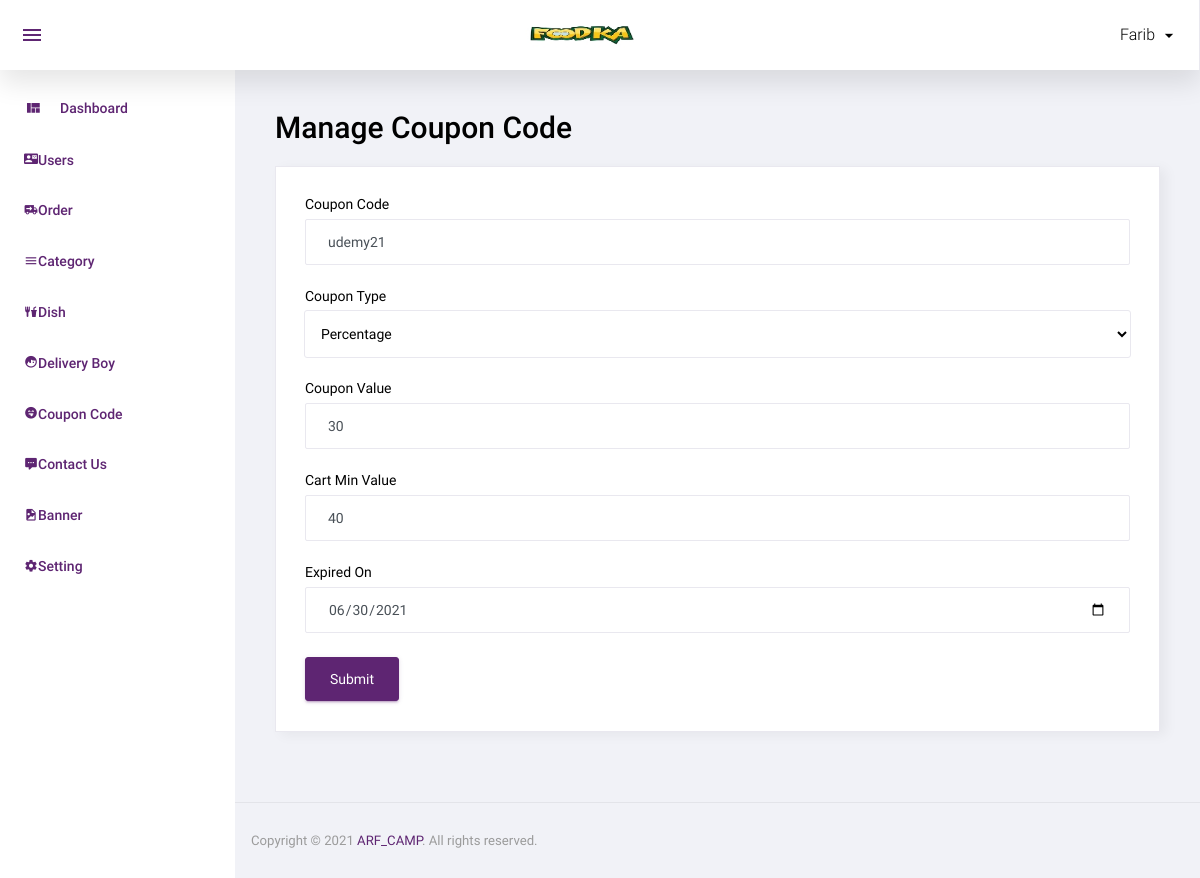
Page /admin/manage_coupon_code.php?id=1 (signed in) on the earlier database version.
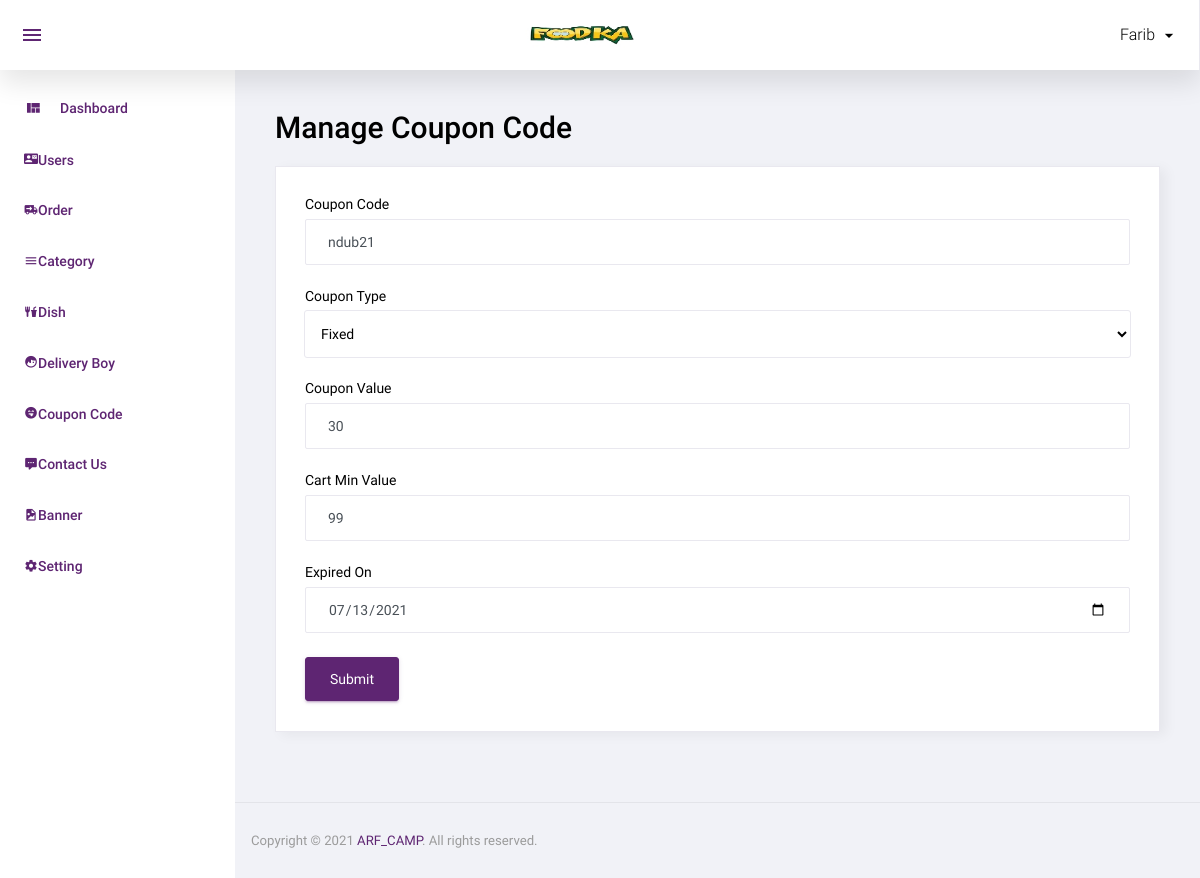
Same page on the later database version.
### tables this page shows
CREATE TABLE `coupon_code` (
  `id` int(11) NOT NULL,
  `coupon_code` varchar(20) NOT NULL,
  `coupon_type` enum('P','F') NOT NULL,
  `coupon_value` int(11) NOT NULL,
  `cart_min_value` int(11) NOT NULL,
  `expired_on` date NOT NULL,
  `status` int(11) NOT NULL,
  `added_on` datetime NOT NULL
);

### function.inc.php (called while the page is built, shortened)
<?php
function get_safe_value($str){
	global $con;
	$str=mysqli_real_escape_string($con,$str);
	return $str;
}
	?>

### admin/manage_coupon_code.php (the view, shortened to what this page needs)
<?php
include('top.php');
$coupon_code="";
$coupon_type="";
$coupon_value="";
$cart_min_value="";
$expired_on="";
if(isset($_GET['id']) && $_GET['id']>0){
	$id=get_safe_value($_GET['id']);
	$row=mysqli_fetch_assoc(mysqli_query($con,"select * from coupon_code where id='$id'"));
	$coupon_code=$row['coupon_code'];
	$coupon_type=$row['coupon_type'];
	$coupon_value=$row['coupon_value'];
	$cart_min_value=$row['cart_min_value'];
	$expired_on=$row['expired_on'];
}
?>
<div class="row">
			<h1 class="grid_title ml10 ml15">Manage Coupon Code</h1>
            <div class="col-12 grid-margin stretch-card">
              <div class="card">
                <div class="card-body">
                  <form class="forms-sample" method="post">
                    <div class="form-group">
                      <label for="exampleInputName1">Coupon Code</label>
                      <input type="text" class="form-control" placeholder="Coupon Code" name="coupon_code" required value="<?php echo $coupon_code?>">
                    </div>
					<div class="form-group">
                      <label for="exampleInputName1">Coupon Type</label>
                      <select name="coupon_type" required class="form-control">
						<?php
						$arr=array('P'=>'Percentage','F'=>'Fixed');
						foreach($arr as $key=>$val){
							if($key==$coupon_type){
								echo "<option value='".$key."' selected>".$val."</option>";
							}else{
								echo "<option value='".$key."'>".$val."</option>";
							}
						}
						?>
					  </select>
                    </div>
                    <div class="form-group">
                      <label for="exampleInputEmail3" required>Coupon Value</label>
                      <input type="textbox" class="form-control" placeholder="Coupon Value" name="coupon_value"  value="<?php echo $coupon_value?>">
                    </div>
					<div class="form-group">
                      <label for="exampleInputEmail3" required>Cart Min Value</label>
                      <input type="textbox" class="form-control" placeholder="Cart Min Value" name="cart_min_value"  value="<?php echo $cart_min_value?>">
                    </div>
					<div class="form-group">
                      <label for="exampleInputEmail3">Expired On</label>
                      <input type="date" class="form-control" placeholder="Expired On" name="expired_on"  value="<?php echo $expired_on?>">
                    </div>
                    <button type="submit" class="btn btn-primary mr-2" name="submit">Submit</button>
                  </form>
                </div>
              </div>
            </div>
		 </div>
<?php include('footer.php');?>

Differences in the rows shown:
changed coupon_code: coupon_code "udemy21" → "ndub21"; coupon_type "Percentage" → "Fixed"; cart_min_value "40" → "99"; expired_on "06/30/2021" → "07/13/2021"
